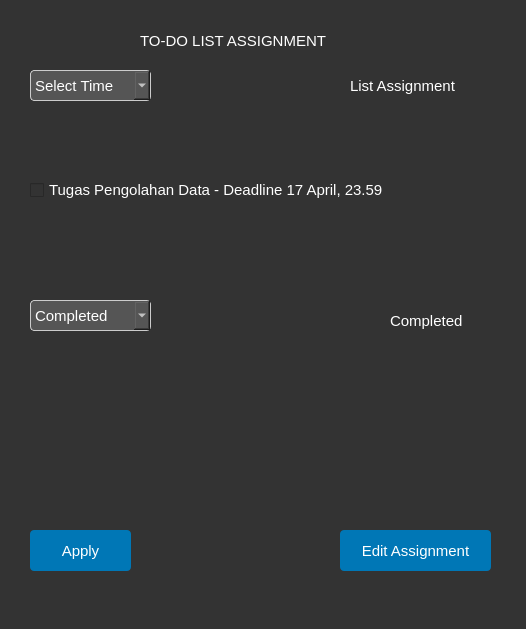
<?xml version="1.0" encoding="UTF-8"?>
<ui version="4.0">
 <class>Form</class>
 <widget class="QWidget" name="Form">
  <property name="geometry">
   <rect>
    <x>0</x>
    <y>0</y>
    <width>526</width>
    <height>629</height>
   </rect>
  </property>
  <property name="font">
   <font>
    <family>Segoe UI</family>
    <pointsize>11</pointsize>
   </font>
  </property>
  <property name="windowTitle">
   <string>To-Do List [F1D022057-Lalu Olfata Vedora Zurji]</string>
  </property>
  <property name="styleSheet">
   <string notr="true">/* Background utama */
QWidget {
    background-color: #333333; /* Hitam sedikit cerah */
    font-family: 'Segoe UI';
    font-size: 11pt;
}

/* Label */
QLabel {
    color: white; /* Warna teks putih */
}

/* Group Box atau List Area */
QGroupBox {
    background-color: #444444; /* Hitam sedikit cerah */
    border: 1px solid #cccccc;
    border-radius: 6px;
    padding: 6px;
}

/* Combo Box */
QComboBox {
    background-color: #555555; /* Hitam sedikit cerah */
    border: 1px solid #cccccc;
    border-radius: 4px;
    padding: 4px;
}

/* Tombol */
QPushButton {
    background-color: #0077b6;
    color: white;
    padding: 6px 10px;
    border-radius: 4px;
    border: none;
}

QPushButton:hover {
    background-color: #005f8f;
}
</string>
  </property>
  <widget class="QLabel" name="labelTitle">
   <property name="geometry">
    <rect>
     <x>140</x>
     <y>30</y>
     <width>231</width>
     <height>21</height>
    </rect>
   </property>
   <property name="font">
    <font>
     <family>Segoe UI</family>
     <pointsize>11</pointsize>
    </font>
   </property>
   <property name="styleSheet">
    <string notr="true">color: white;</string>
   </property>
   <property name="text">
    <string>TO-DO LIST ASSIGNMENT</string>
   </property>
  </widget>
  <widget class="QComboBox" name="comboBoxAssignment">
   <property name="geometry">
    <rect>
     <x>30</x>
     <y>70</y>
     <width>121</width>
     <height>31</height>
    </rect>
   </property>
   <property name="font">
    <font>
     <family>Segoe UI</family>
     <pointsize>11</pointsize>
    </font>
   </property>
   <property name="styleSheet">
    <string notr="true">color: white;</string>
   </property>
   <item>
    <property name="text">
     <string>Select Time</string>
    </property>
   </item>
   <item>
    <property name="text">
     <string>Today</string>
    </property>
   </item>
   <item>
    <property name="text">
     <string>1 Weeks</string>
    </property>
   </item>
   <item>
    <property name="text">
     <string>1 Month</string>
    </property>
   </item>
  </widget>
  <widget class="QLabel" name="labelAssignment">
   <property name="geometry">
    <rect>
     <x>350</x>
     <y>70</y>
     <width>131</width>
     <height>31</height>
    </rect>
   </property>
   <property name="font">
    <font>
     <family>Segoe UI</family>
     <pointsize>11</pointsize>
    </font>
   </property>
   <property name="text">
    <string>List Assignment</string>
   </property>
  </widget>
  <widget class="QLabel" name="labelCompleted">
   <property name="geometry">
    <rect>
     <x>390</x>
     <y>310</y>
     <width>91</width>
     <height>21</height>
    </rect>
   </property>
   <property name="font">
    <font>
     <family>Segoe UI</family>
     <pointsize>11</pointsize>
    </font>
   </property>
   <property name="text">
    <string>Completed</string>
   </property>
  </widget>
  <widget class="QComboBox" name="comboBoxCompleted">
   <property name="geometry">
    <rect>
     <x>30</x>
     <y>300</y>
     <width>121</width>
     <height>31</height>
    </rect>
   </property>
   <property name="font">
    <font>
     <family>Segoe UI</family>
     <pointsize>11</pointsize>
    </font>
   </property>
   <property name="styleSheet">
    <string notr="true">color: white;</string>
   </property>
   <item>
    <property name="text">
     <string>Completed</string>
    </property>
   </item>
  </widget>
  <widget class="QPushButton" name="applyButton">
   <property name="geometry">
    <rect>
     <x>30</x>
     <y>530</y>
     <width>101</width>
     <height>41</height>
    </rect>
   </property>
   <property name="font">
    <font>
     <family>Segoe UI</family>
     <pointsize>11</pointsize>
    </font>
   </property>
   <property name="text">
    <string>Apply</string>
   </property>
  </widget>
  <widget class="QPushButton" name="editButton">
   <property name="geometry">
    <rect>
     <x>340</x>
     <y>530</y>
     <width>151</width>
     <height>41</height>
    </rect>
   </property>
   <property name="font">
    <font>
     <family>Segoe UI</family>
     <pointsize>11</pointsize>
    </font>
   </property>
   <property name="text">
    <string>Edit Assignment</string>
   </property>
  </widget>
  <widget class="QWidget" name="horizontalLayoutWidget_2">
   <property name="geometry">
    <rect>
     <x>30</x>
     <y>340</y>
     <width>461</width>
     <height>151</height>
    </rect>
   </property>
   <layout class="QHBoxLayout" name="horizontalLayoutCompleted">
    <item>
     <layout class="QVBoxLayout" name="verticalLayoutCompleted">
      <item>
       <widget class="QLabel" name="labelCompleted_2">
        <property name="font">
         <font>
          <family>Segoe UI</family>
          <pointsize>11</pointsize>
         </font>
        </property>
        <property name="text">
         <string/>
        </property>
       </widget>
      </item>
     </layout>
    </item>
   </layout>
  </widget>
  <widget class="QWidget" name="horizontalLayoutWidget">
   <property name="geometry">
    <rect>
     <x>30</x>
     <y>110</y>
     <width>461</width>
     <height>161</height>
    </rect>
   </property>
   <layout class="QHBoxLayout" name="horizontalLayoutAssignment">
    <item>
     <layout class="QVBoxLayout" name="verticalLayoutAssignment">
      <item>
       <widget class="QCheckBox" name="checkBox">
        <property name="font">
         <font>
          <family>Segoe UI</family>
          <pointsize>11</pointsize>
         </font>
        </property>
        <property name="styleSheet">
         <string notr="true">color: white;</string>
        </property>
        <property name="text">
         <string>Tugas Pengolahan Data - Deadline 17 April, 23.59</string>
        </property>
       </widget>
      </item>
     </layout>
    </item>
   </layout>
  </widget>
 </widget>
 <resources/>
 <connections/>
</ui>
